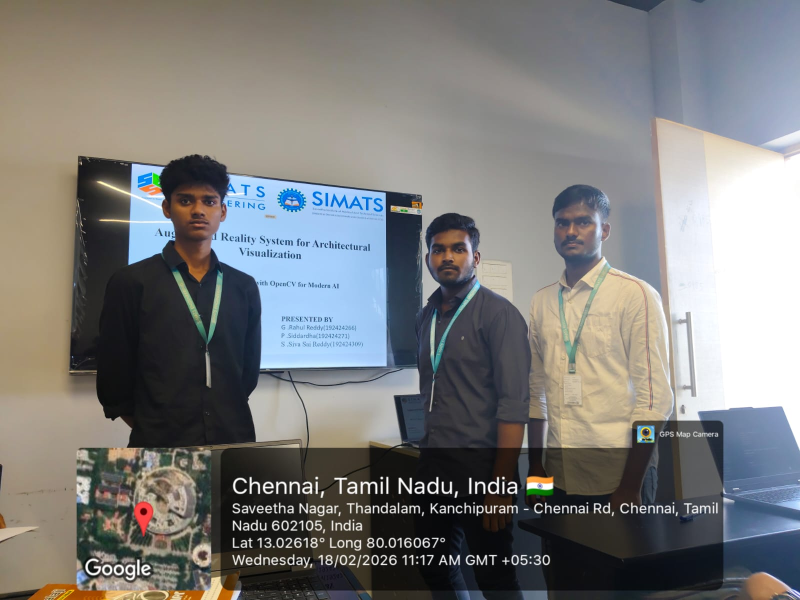
#> input picture capstone/image.jpeg, 1600 x 1200 px, found by its file name (shown at 1/2 size)
$ jupyter execute activity_4.ipynb
#> lines starting #> are read from the running program, lines starting #| are printed output that depends on the picture
[cell 1]
from google.colab import files
uploaded = files.upload()
#> the answer given: image.jpeg
import cv2
import matplotlib.pyplot as plt
import os
img_path = list(uploaded.keys())[0]
print("Using image:", img_path)
img = cv2.imread(img_path)
#> img is the input picture: shape (1200, 1600, 3); mean B, G, R 122.9, 123.8, 123.8
if img is None:
    print("Image not loaded.")
    exit()
img = cv2.cvtColor(img, cv2.COLOR_BGR2RGB)
level0 = img
level1 = cv2.pyrDown(level0)
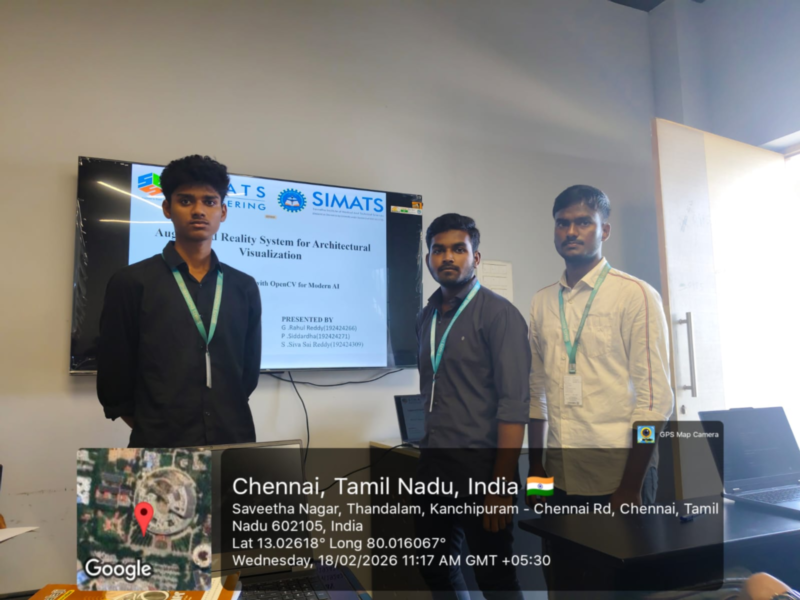
#> level1: shape (600, 800, 3); mean R, G, B 123.8, 123.8, 122.9
level2 = cv2.pyrDown(level1)
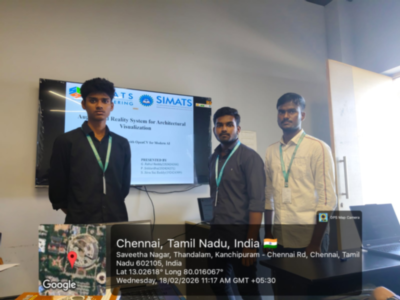
#> level2: shape (300, 400, 3); mean R, G, B 123.8, 123.8, 122.9
level3 = cv2.pyrDown(level2)
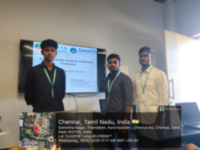
#> level3: shape (150, 200, 3); mean R, G, B 123.8, 123.8, 122.8
levels = [level0, level1, level2, level3]
edges = []
for lvl in levels:
    gray = cv2.cvtColor(lvl, cv2.COLOR_RGB2GRAY)
    edge = cv2.Canny(gray, 100, 200)
    edges.append(edge)
#> this loop made 4 passes
#> pass 1, `gray = cv2.cvtColor(lvl, cv2.COLOR_RGB2GRAY)`:
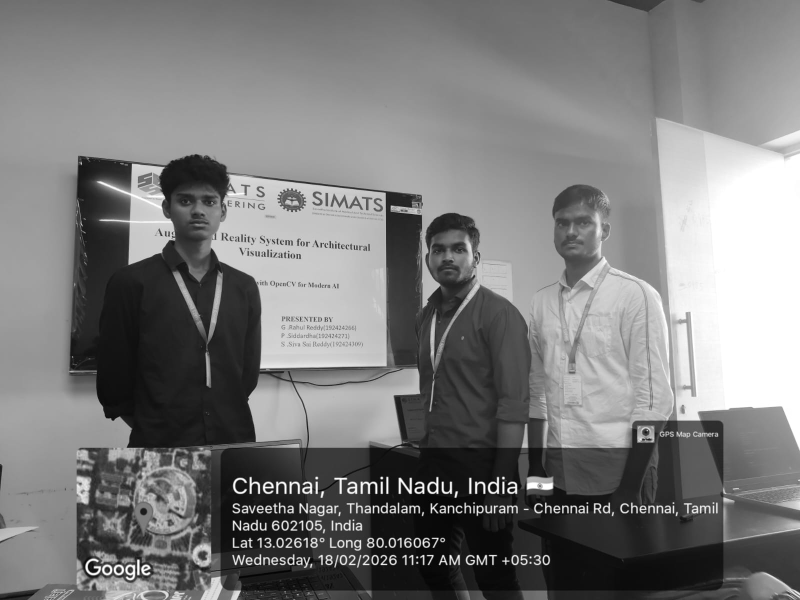
#> gray: shape (1200, 1600) (shown at 1/2 size); min 0, max 255, mean 123.7
#> pass 1, `edge = cv2.Canny(gray, 100, 200)`:
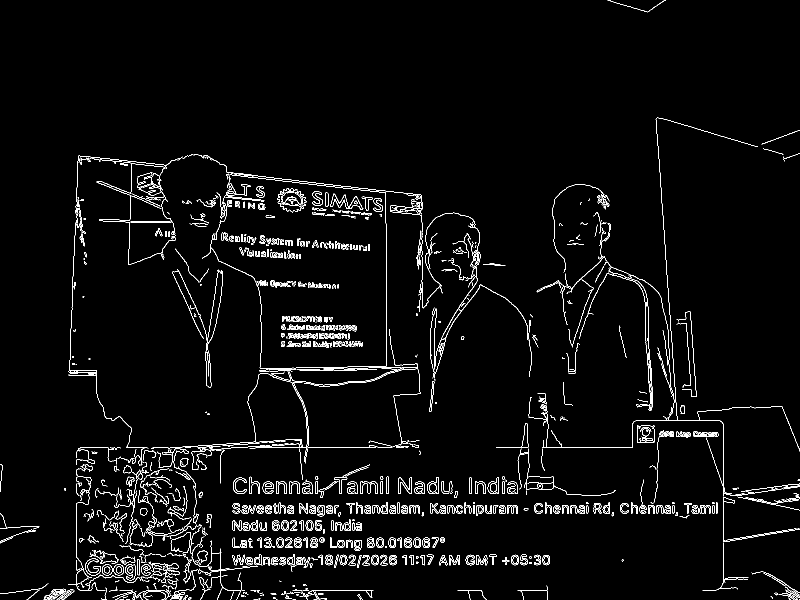
#> edge: shape (1200, 1600) (shown at 1/2 size); 3.1% white in thin lines or dots
#> pass 2, `gray = cv2.cvtColor(lvl, cv2.COLOR_RGB2GRAY)`:
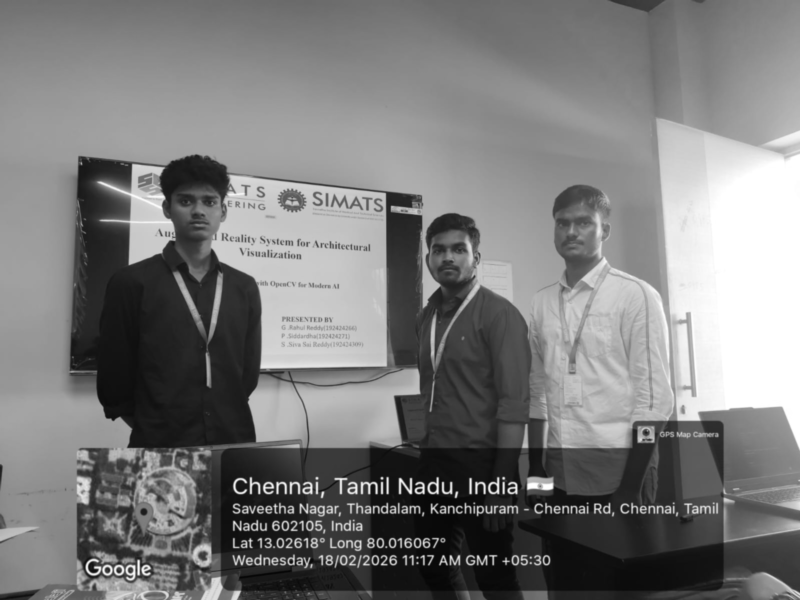
#> gray: shape (600, 800); min 6, max 255, mean 123.7
#> pass 2, `edge = cv2.Canny(gray, 100, 200)`:
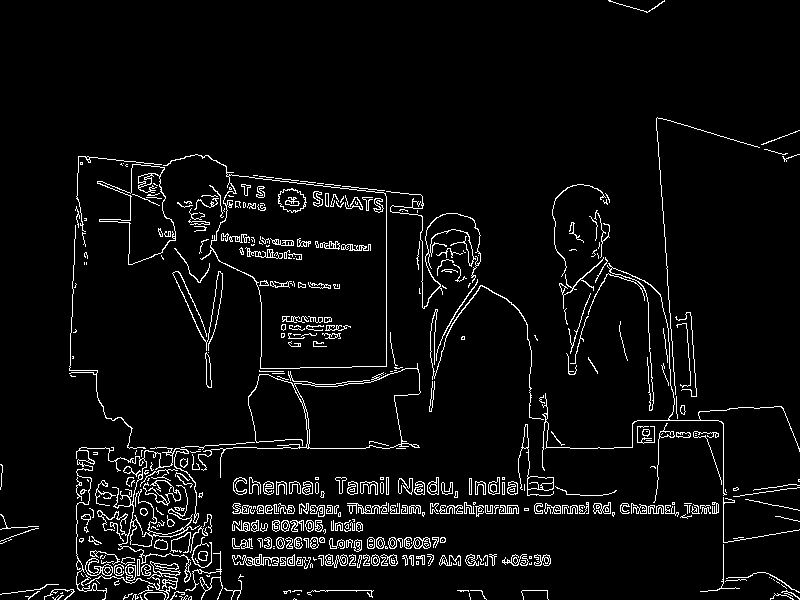
#> edge: shape (600, 800); 4.9% white in thin lines or dots
#> after the loop:
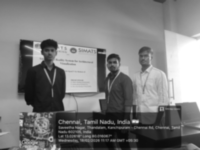
#> gray: shape (150, 200); min 7, max 255, mean 123.7
#> after the loop, edges = 4 items
plt.figure(figsize=(12,10))
for i in range(4):
    plt.subplot(4,2,2*i+1)
    plt.imshow(levels[i])
    plt.title(f"Level {i}")
    plt.axis("off")
    plt.subplot(4,2,2*i+2)
    plt.imshow(edges[i], cmap='gray')
    plt.title(f"Edges Level {i}")
    plt.axis("off")
plt.tight_layout()
plt.show()
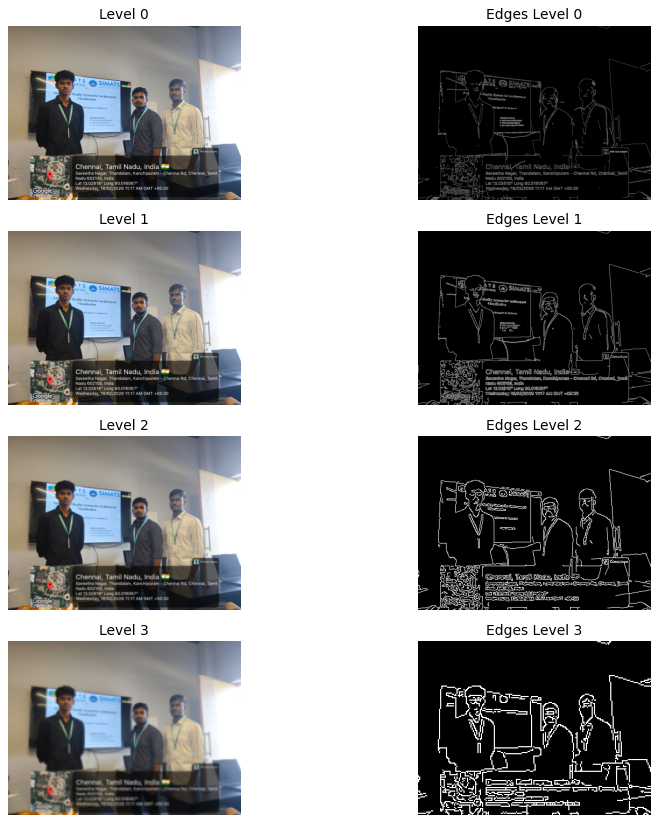
#> figure drawn by matplotlib, 8 panels
